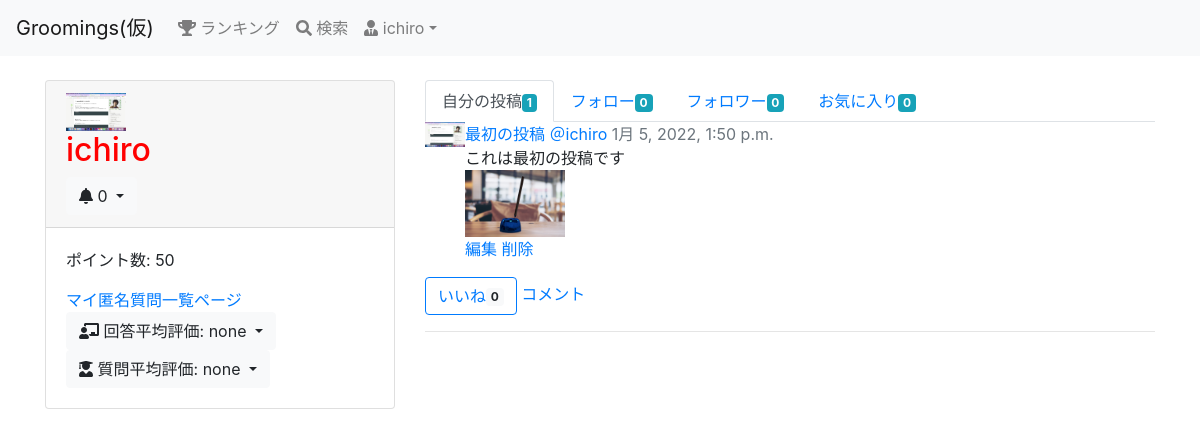
The page /user/1/ (signed in) on the database as committed earlier.
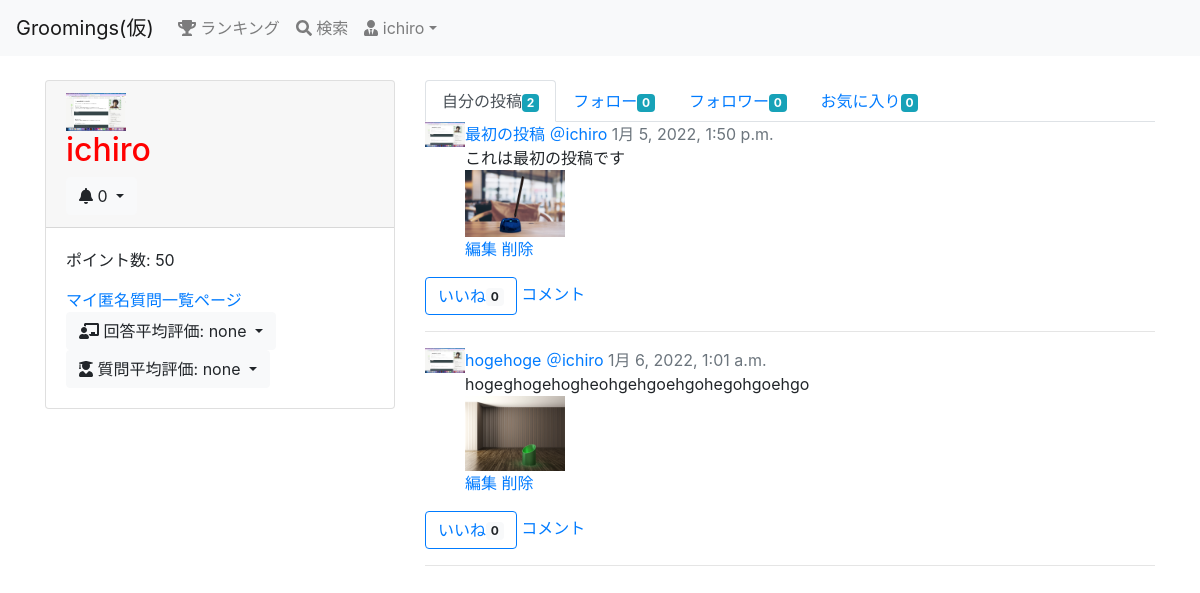
The same page on the database as committed later.
### groomings/models.py (models this page shows, shortened)
class User(AbstractBaseUser, PermissionsMixin):
    username = models.CharField(max_length=150)
    email = models.EmailField(max_length=255, unique=True)
    image = models.FileField(upload_to='user_image/', null=True, blank=True)
    point = models.IntegerField(default=50, validators=[MinValueValidator(0)])
    follow = models.ManyToManyField(
        'self', blank=True, symmetrical=False, related_name="follower"
    )
    is_active = models.BooleanField(default=True)
    is_staff = models.BooleanField(default=False) # 管理画面にログインできるかどうか
    USERNAME_FIELD = 'email' # このテーブルのレコードを一意に識別
    REQUIRED_FIELDS = ['username'] # スーパーユーザー作成時に入力する(emailとパスワードは必須だからそれ以外で)
    objects = UserManager()
    class Meta:
        db_table = 'user'

class Date(models.Model):
    created_at = models.DateTimeField(default=now)
    class Meta:
        abstract = True

class Post(Date):
    title = models.CharField(max_length=30)
    image1 = models.FileField(upload_to='post_image/', null=True, blank=True)
    image2 = models.FileField(upload_to='post_image/', null=True, blank=True)
    image3 = models.FileField(upload_to='post_image/', null=True, blank=True)
    text = models.TextField()
    user = models.ForeignKey(
        'User', on_delete=models.CASCADE, related_name="user_post"
    )
    favorite = models.ManyToManyField(User, related_name="user_favo_post")
    category = models.CharField(max_length=15, default='カテゴリーなし')
    class Meta:
        db_table = 'post'

### groomings/views.py (the view)
# urls.py: path(r'user/<int:user_id>/', views.user, name = 'user'), # ユーザー個人ページ
@login_required
def user(request, user_id):
    user = User.objects.get(pk=user_id)
    my_follows = request.user.follow.all()
    posts = user.user_post.all()
    notifys = Notify.objects.filter(user=request.user).order_by('-created_at')
    eval_as_giver = user.user_give_question.filter(is_active=False).order_by('-created_at')
    eval_as_recipient = user.user_receive_question.filter(is_active=False).order_by('-created_at')
    return render(request, 'groomings/user.html', context={
        "page_owner": user, "my_follows": my_follows, "posts": posts, "notifys": notifys, "eval_as_giver": eval_as_giver, "eval_as_recipient": eval_as_recipient
        })

### groomings/templatetags/tag_event.py (called while the page is built)
@register.filter(name="count_favo")
def count_favo(post):
    return post.favorite.all().count()

@register.filter(name="count_follow")
def count_follow(user):
    return user.follow.all().count()

@register.filter(name="count_follower")
def count_follwer(user):
    return user.follower.all().count()

@register.filter(name="count_my_post")
def count_my_post(user):
    return user.user_post.all().count()

@register.filter(name="count_my_favo")
def count_my_favo(user):
    return user.user_favo_post.all().count()

@register.filter(name="count_unvisit")
def count_unvisit(notifys):
    return notifys.filter(is_visited=False).count()

@register.filter(name="ave_eval_ag")
def ave_eval_ag(questions):
    if questions.count() == 0:
        return "none"
    eval = 0
    for question in questions:
        if question.to_giver_point:
            eval += question.to_giver_point
    return eval / questions.count()

@register.filter(name="ave_eval_ar")
def ave_eval_ar(questions):
    if questions.count() == 0:
        return "none"
    eval = 0
    for question in questions:
        if question.to_recipient_point:
            eval += question.to_recipient_point
    return eval / questions.count()

### groomings/templates/groomings/user.html (shortened to what this page needs)
{% extends "groomings/_user.html" %}
{% load static %}
{% load tag_event %}
{% block posts %}
  <ul class="nav nav-tabs">
    <li class="nav-item"><a href="{% url 'groomings:user' page_owner.id %}" class="nav-link active">自分の投稿<span class="badge badge-info">{{ page_owner | count_my_post }}</span></a></li>
    <li class="nav-item"><a href="{% url 'groomings:followee' page_owner.id %}" class="nav-link">フォロー<span class="badge badge-info">{{ page_owner | count_follow }}</span></a></li>
    <li class="nav-item"><a href="{% url 'groomings:follower' page_owner.id %}" class="nav-link">フォロワー<span class="badge badge-info">{{ page_owner | count_follower }}</span></a></li>
    <li class="nav-item"><a href="{% url 'groomings:user_favo' page_owner.id %}" class="nav-link">お気に入り<span class="badge badge-info">{{ page_owner | count_my_favo }}</span></a></li>
  </ul>
  <ul class="list-unstyled">
    {% for post in posts %}
      <li class="media mb-3 post">
          {% if post.user.image %}
          <img src="{{ post.user.image.url }}" width="40px">
          {% else %}
          <img src="{% static 'static_image/default.png' %}" width="40px">
          {% endif %}
          <div class="media-body">
              <a href="{% url 'groomings:post_detail' post.id %}">{{ post.title }}</a>
              <a href="{% url 'groomings:user' post.user.id %}">＠{{ post.user.username }}</a>
              <span class="text-muted">{{ post.created_at }}</span><br>
              <div>
                  {{ post.text }}
              </div>
              <div class="post_image">
                  {% if post.image1 %}
                  <img src="{{ post.image1.url }}" alt="" width="100px">
                  {% endif %}
              </div>
              {% if post.user == request.user %}
              <a href="{% url 'groomings:post_edit' post.id %}">編集</a>
              <a href="{% url 'groomings:post_delete' post.id %}">削除</a>
              {% endif %}
          </div>
      </li>
      {% if request.user.is_authenticated %}
          {% if request.user in post.favorite.all %}
          <a href="{% url 'groomings:favorite' post.id %}" class="btn btn-primary">いいね解除<span class="badge badge-light">{{ post | count_favo }}</span></a>
          {% else %}
          <a href="{% url 'groomings:favorite' post.id %}" class="btn btn-outline-primary">いいね<span class="badge badge-light">{{ post | count_favo }}</span></a>
          {% endif %}
      {% endif %}
      {% if request.user.is_authenticated %}
          <a href = "{% url 'groomings:post_detail' post.id %}">コメント</a>
      {% endif %}
      <hr>
    {% endfor %}
  </ul>
{% endblock %}

### groomings/templates/groomings/_user.html (shortened to what this page needs)
{% extends "groomings/base.html" %}
{% load static %}
{% load tag_event %}
{% block content %}
  <div class="row">
    <div class="col-md-4">
      <div class="card">
        <div class="card-header">
          {% if page_owner.image %}
            <img src="{{ page_owner.image.url }}" alt="" width="60px">
          {% else %}
            <img src="{% static 'static_image/default.png' %}" alt="" width="60px">
          {% endif %}
          <h2>{{ page_owner.username }}</h2>
          {% if page_owner == request.user %}
            <div class="dropdown notify">
              <button type="button" class="btn btn-light dropdown-toggle" data-toggle="dropdown">
                <i class="fas fa-bell"></i> {{ notifys | count_unvisit }}
              </button>
            </div>
          {% endif %}
        </div>
        <div class="card-body">
          <p>ポイント数: {{ page_owner.point }}</p>
          {% if page_owner == request.user %}
            <a href="{% url 'groomings:anyms' %}">マイ匿名質問一覧ページ</a>
          {% endif %}
          <div class="dropdown">
            <button type="button" class="btn btn-light dropdown-toggle" data-toggle="dropdown">
              <i class="fas fa-chalkboard-teacher"></i> 回答平均評価: {{ eval_as_recipient | ave_eval_ar }}
            </button>
          </div>
          <div class="dropdown">
            <button type="button" class="btn btn-light dropdown-toggle" data-toggle="dropdown">
              <i class="fas fa-user-graduate"></i> 質問平均評価: {{ eval_as_giver | ave_eval_ag }}
            </button>
          </div>
        </div>
      </div>
    </div>
    <div class="col-md-8">
      {% block posts %}{% endblock %}
    </div>
  </div>
{% endblock %}

### groomings/templates/groomings/base.html (shortened to what this page needs)
{% load static %}<!DOCTYPE html>
<html lang="ja">
    <head>
        <link rel="stylesheet" type="text/css" href="{% static 'base.css' %}">
        <link rel="stylesheet" href="https://stackpath.bootstrapcdn.com/bootstrap/4.5.0/css/bootstrap.min.css">
    </head>
    <body>
        <header class="mb-4">
            <nav class="navbar navbar-expand-sm navbar-light bg-light">
                <a href="{% url 'groomings:top' %}" class="navbar-brand">Groomings(仮)</a>
                <div class="collapse navbar-collapse" id="nav-bar">
                    <ul class="navbar-nav">
                        <li class="nav-item"><a href="{% url 'groomings:ranking' %}" class="nav-link"><i class="fas fa-trophy"></i> ランキング</a></li>
                        <li class="nav-item"><a href="{% url 'groomings:search' %}" class="nav-link"><i class="fas fa-search"></i> 検索</a></li>
                        <li class="nav-item dropdown">
                            {% if request.user.is_authenticated %}
                            <a href="#" class="nav-link dropdown-toggle" data-toggle="dropdown"><i class="fas fa-user-tie"></i> {{ request.user.username }}</a>
                            {% endif %}
                        </li>
                    </ul>
                </div>
            </nav>
        </header>
        <div class="container">
            {% block content %}{% endblock %}
        </div>
    </body>
</html>

Rows that differ between the two databases and show on the page:
computed for User "ichiro": id "1" → "2"
added Post: user.image (picture), title "hogehoge", user.username "ichiro", created_at "1月 6, 2022, 1:01 a.m.", text "hogeghogehogheohgehgoehgohegohgoehgo", image1 (picture), shows "編集", id "0"
